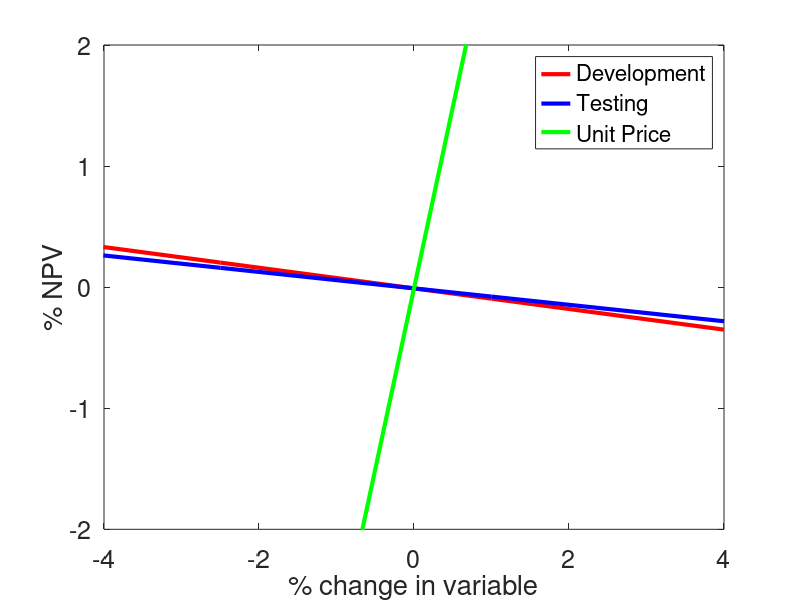

Recreate this plot in MATLAB.
% Chris Kreienkamp
% Assignment 11 - Product Economics 2

clear
clc
clf

development = [-5, -2.5, 1, 4];
npvDev = [0.4161, 0.203, -0.0953, -0.351];
testing = [-5, -2.5, 1, 4];
npvTest = [0.3295 0.1597 -0.078 -0.2817];
unitPrice = [-2.5 1 4];
npvPrice = [-7.4842 2.9796 11.9486];

plot(development,npvDev,'r-','LineWidth',3); hold on
plot(testing,npvTest,'b-','LineWidth',3); hold on
plot(unitPrice,npvPrice,'g-','LineWidth',3); hold off
axis([-4 4 -2 2])
xlabel('% change in variable'); ylabel('% NPV')
legend('Development','Testing','Unit Price','Location','Best')
set(gca,'FontSize',18)
